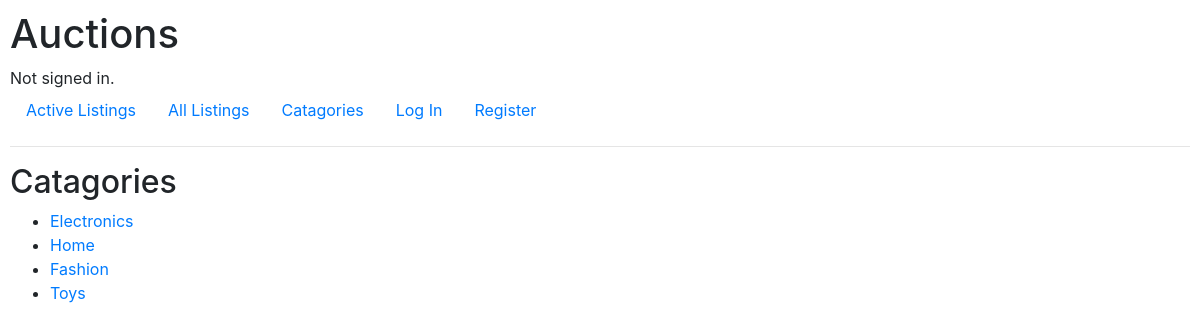
Page /catagories/14 on the committed database.
### auctions/models.py (models this page shows)
class Catagory(models.Model):
    tag = models.CharField(max_length=23)
    def __str__(self):
        return f"{self.tag} "

### auctions/views.py (the view, shortened to what this page needs)
# urls.py: path("catagories/<int:catagory_id>", views.catagories, name="catagories"),
def catagories(request, catagory_id):
    try:
        catagory = Catagory.objects.get(pk=catagory_id)
    except Catagory.DoesNotExist:
        catagory = None
    if catagory is None:
        catagories = Catagory.objects.all()
        return render(request, "auctions/catagories.html", {
            "catagories": catagories,
        })

### auctions/templates/auctions/catagories.html
{% extends "auctions/layout.html" %}
{% block body %}
    <h2>Catagories</h2>
    <ul>
        {% for catagory in catagories %}
        <li><a href="{% url 'auctions:catagories' catagory.id %} ">{{catagory}}</a>  </li>
        {% endfor %}
    </ul>
{% endblock %}

### auctions/static/auctions/styles.css (style rules this page uses)
body { padding: 10px; }

### rows in the picture
Catagory: tag "Electronics"
Catagory: tag "Home"
Catagory: tag "Fashion"
Catagory: tag "Toys"
